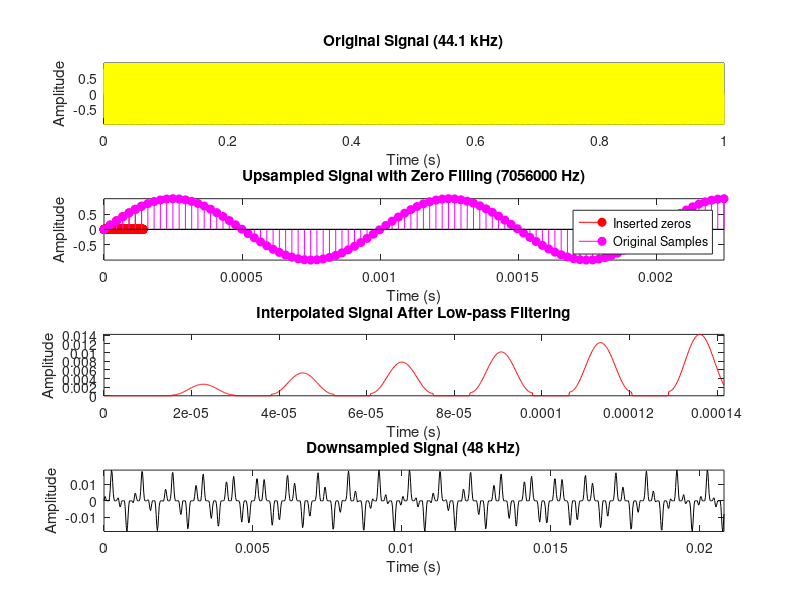

Recreate this plot in MATLAB. (Note: this script raises an error after producing the figure.)
frequency_sample_rate_in = 44100; % Input sample rate (44.1 kHz)
frequency_sample_rate_out = 48000; % Output sample rate (48 kHz)

% Find the least common multiple for upsampling and downsampling
[L, M] = rat(frequency_sample_rate_out / frequency_sample_rate_in); % Rational fraction approximation of conversion ratio

% Example signal: A simple sine wave for demonstration
t = 0:1/frequency_sample_rate_in:1; % Time vector for 1 second of audio
f = 1000;        % Frequency of the sine wave (1 kHz tone)
x = sin(2 * pi * f * t); % Original signal (44.1 kHz sine wave)

% Step 1: Zero Filling
% Upsample the signal by L (increasing the sample rate)
x_upsampled = upsample(x, L); % Insert L-1 zeros between samples

% Step 2: Low Pass Filtering
% Design a low-pass filter (anti-aliasing filter)
Fc = min(frequency_sample_rate_in, frequency_sample_rate_out) / 2; % Cutoff frequency (Nyquist frequency of the lower sample rate)
n = 100; % Filter order
h = fir1(n, 2*Fc/(frequency_sample_rate_in*L)); % Low-pass filter design (normalized frequency)

% Filter the upsampled signal to remove high-frequency components introduced by zero filling
x_filtered = conv(x_upsampled, h, 'same'); % Apply the low-pass filtering

% Step 3: Downsampling
% Downsample the filtered signal by M (reducing the sample rate)
x_downsampled = downsample(x_filtered, M);

% Time vectors for plotting
t_upsampled = 0:1/(frequency_sample_rate_in*L):1-1/(frequency_sample_rate_in*L);  % Adjust the time axis for the upsampled signal
t_downsampled = 0:1/frequency_sample_rate_out:(length(x_downsampled)-1)/frequency_sample_rate_out;  % Time vector for downsampled signal

% Plotting the results
figure;

% Plot the original signal
subplot(4,1,1);
plot(t, x, 'y');
title('Original Signal (44.1 kHz)');
xlabel('Time (s)');
ylabel('Amplitude');
axis tight;

% Plot the upsampled signal with 159 zero filling
subplot(4,1,2);
stem(t_upsampled(1:1000), x_upsampled(1:1000), 'r', 'MarkerFaceColor', 'r'); % Use stem for the inserted zeros = 159 visualization
hold on;
stem(t(1:100), x(1:100), 'm', 'MarkerFaceColor', 'm'); % Show original samples for comparison
title(['Upsampled Signal with Zero Filling (', num2str(L*frequency_sample_rate_in), ' Hz)']);
xlabel('Time (s)');
ylabel('Amplitude');
legend('Inserted zeros', 'Original Samples');
axis tight;

% Plot the signal after low-pass filtering
subplot(4,1,3);
plot(t_upsampled(1:1000), x_filtered(1:1000), 'r');
title('Interpolated Signal After Low-pass Filtering');
xlabel('Time (s)');
ylabel('Amplitude');
axis tight;

% Plot the final downsampled signal (converted signal)
subplot(4,1,4);
plot(t_downsampled(1:1000), x_downsampled(1:1000), 'k');
title('Downsampled Signal (48 kHz)');
xlabel('Time (s)');
ylabel('Amplitude');
axis tight;

% Filter Frequency Response
figure;
fvtool(h, 'Fs', L*frequency_sample_rate_in);  % Frequency response of the low-pass filter
title('Low-pass Filter Frequency Response')

%% SOUND PLAYBACK
sound(x, frequency_sample_rate_in); % Play original signal at 44.1 kHz
pause(2); % Pause for duration of original sound to finish before playing next sound
sound(x_downsampled, frequency_sample_rate_out); % Play converted signal at 48 kHz